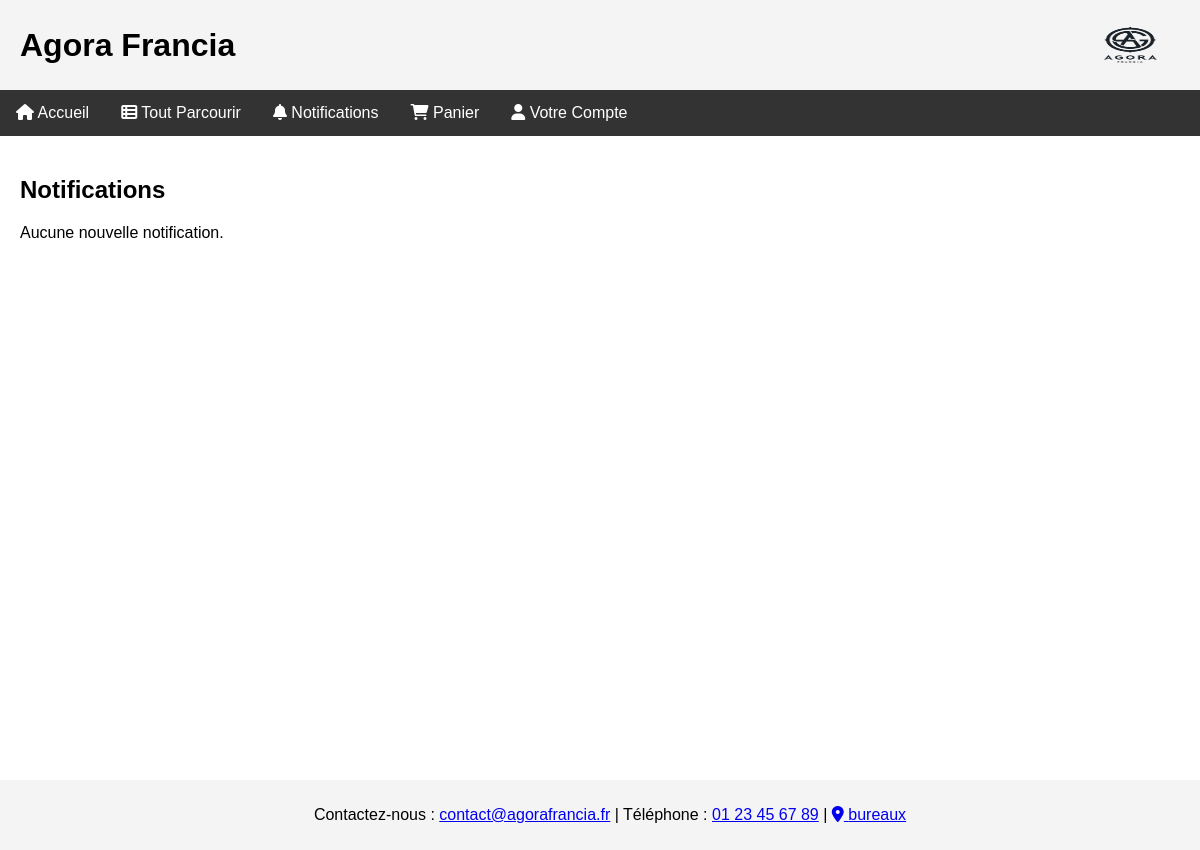
Before: /notifications.php (signed in) with the older database file.
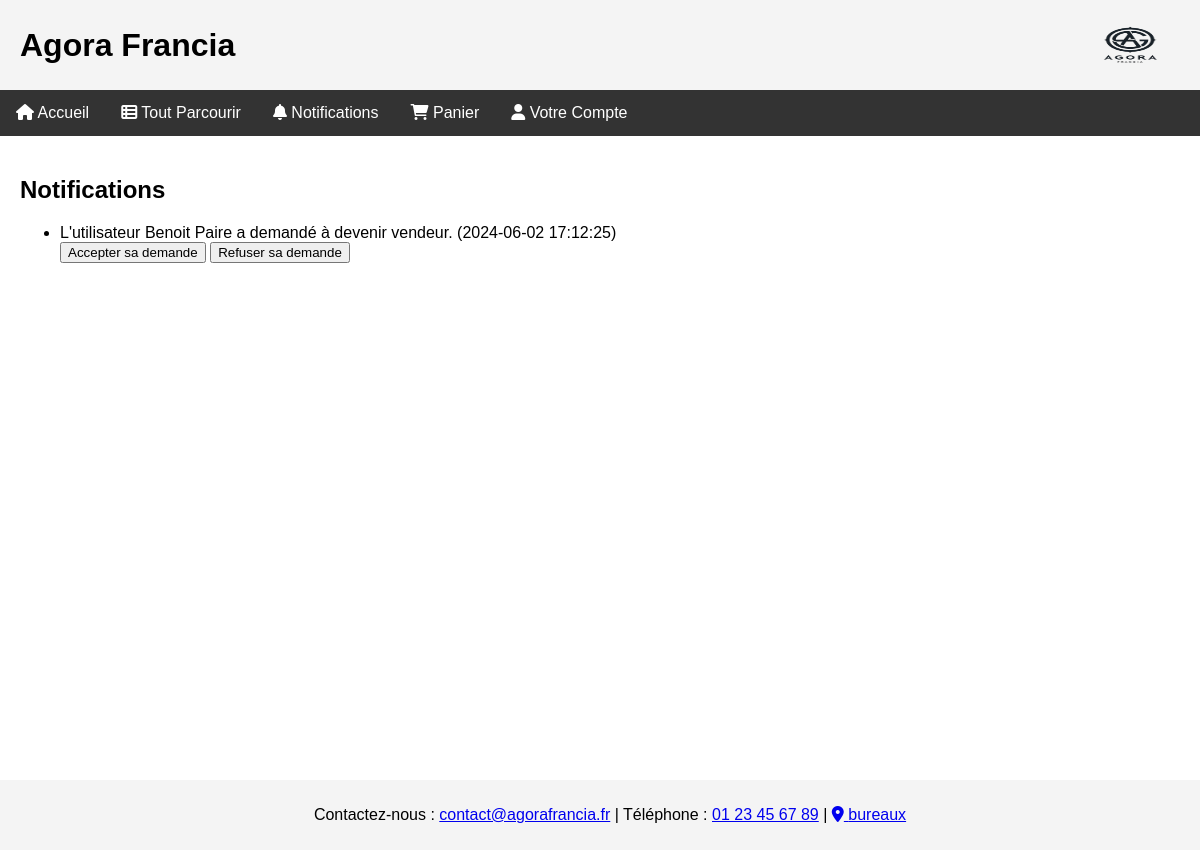
After: the same page with the newer database file.
### tables this page shows
CREATE TABLE `notifications` (
  `id` int(11) NOT NULL,
  `utilisateur_id` int(11) DEFAULT NULL,
  `article_id` int(11) DEFAULT NULL,
  `message` text DEFAULT NULL,
  `date_notification` timestamp NOT NULL DEFAULT current_timestamp(),
  `lu` tinyint(1) DEFAULT 0
);

### notifications.php (the view, shortened to what this page needs)
<?php
include 'db_connect.php';
$stmt = $pdo->prepare("SELECT n.id, n.utilisateur_id, n.message, n.date_notification, u.prenom, u.nom
                       FROM notifications n
                       JOIN utilisateurs u ON n.utilisateur_id = u.id
                       WHERE n.lu = 0");
$stmt->execute();
$notifications = $stmt->fetchAll();
?>
<!DOCTYPE html>
<html lang="fr">
<head>
    <link href="style.css" rel="stylesheet" type="text/css" />
    <link rel="stylesheet" href="https://cdnjs.cloudflare.com/ajax/libs/font-awesome/6.0.0-beta3/css/all.min.css">
</head>
<body>
<div class="wrapper">
    <div class="header">
        <h1>Agora Francia</h1>
        <img src="logo.png" width="100" height="100" alt="logoAgora">
    </div>
    <div class="navigation">
        <a href="index.html"><i class="fas fa-home"></i> Accueil</a>
        <a href="browse.php"><i class="fas fa-th-list"></i> Tout Parcourir</a>
        <a href="notifications.php"><i class="fas fa-bell"></i> Notifications</a>
        <a href="cart.php"><i class="fas fa-shopping-cart"></i> Panier</a>
        <div class="dropdown">
            <a href="#votrecompte" class="dropbtn"><i class="fas fa-user"></i> Votre Compte</a>
        </div>
    </div>
    <div class="section">
        <h2>Notifications</h2>
        <?php if ($notifications): ?>
            <ul>
                <?php foreach ($notifications as $notification): ?>
                    <li>
                        <?php echo htmlspecialchars($notification['message']); ?> (<?php echo htmlspecialchars($notification['date_notification']); ?>)<br>
                        <form method="post" style="display:inline;">
                            <button type="submit" name="approve" class="btn btn-success">Accepter sa demande</button>
                            <button type="submit" name="reject" class="btn btn-danger">Refuser sa demande</button>
                        </form>
                    </li>
                <?php endforeach; ?>
            </ul>
        <?php else: ?>
            <p>Aucune nouvelle notification.</p>
        <?php endif; ?>
    </div>
    <footer class="footer">
        <p>Contactez-nous : <a href="mailto:contact@agorafrancia.fr">contact@agorafrancia.fr</a> | Téléphone : <a href="tel:+33123456789">01 23 45 67 89</a> | <a href="https://www.google.fr/maps/place/37+Quai+de+Grenelle,+75015+Paris/@48.8515004,2.2846575,17z/data=!3m1!4b1!4m6!3m5!1s0x47e6700497ee3ec5:0xdd60f514adcdb346!8m2!3d48.8515004!4d2.2872324!16s%2Fg%2F11bw3y1mf8?entry=ttu" target="_blank"><i class="fas fa-map-marker-alt"></i> bureaux</a></p>
    </footer>
</div>
</body>
</html>

Changed rows visible on the page:
added notifications: message "L'utilisateur Benoit Paire a demandé à devenir vendeur.", date_notification "2024-06-02 17:12:25"
Other visible differences:
text no longer shown: "Aucune nouvelle notification."
